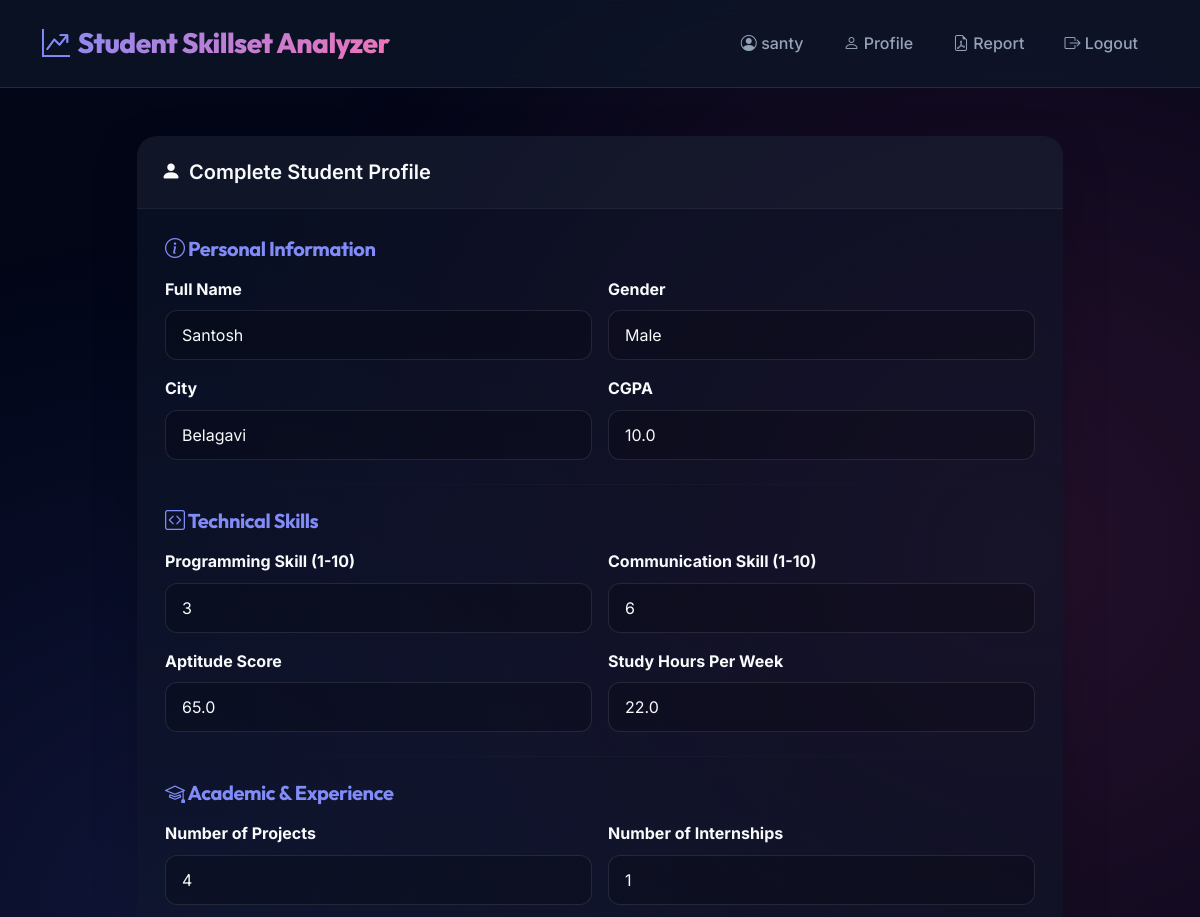
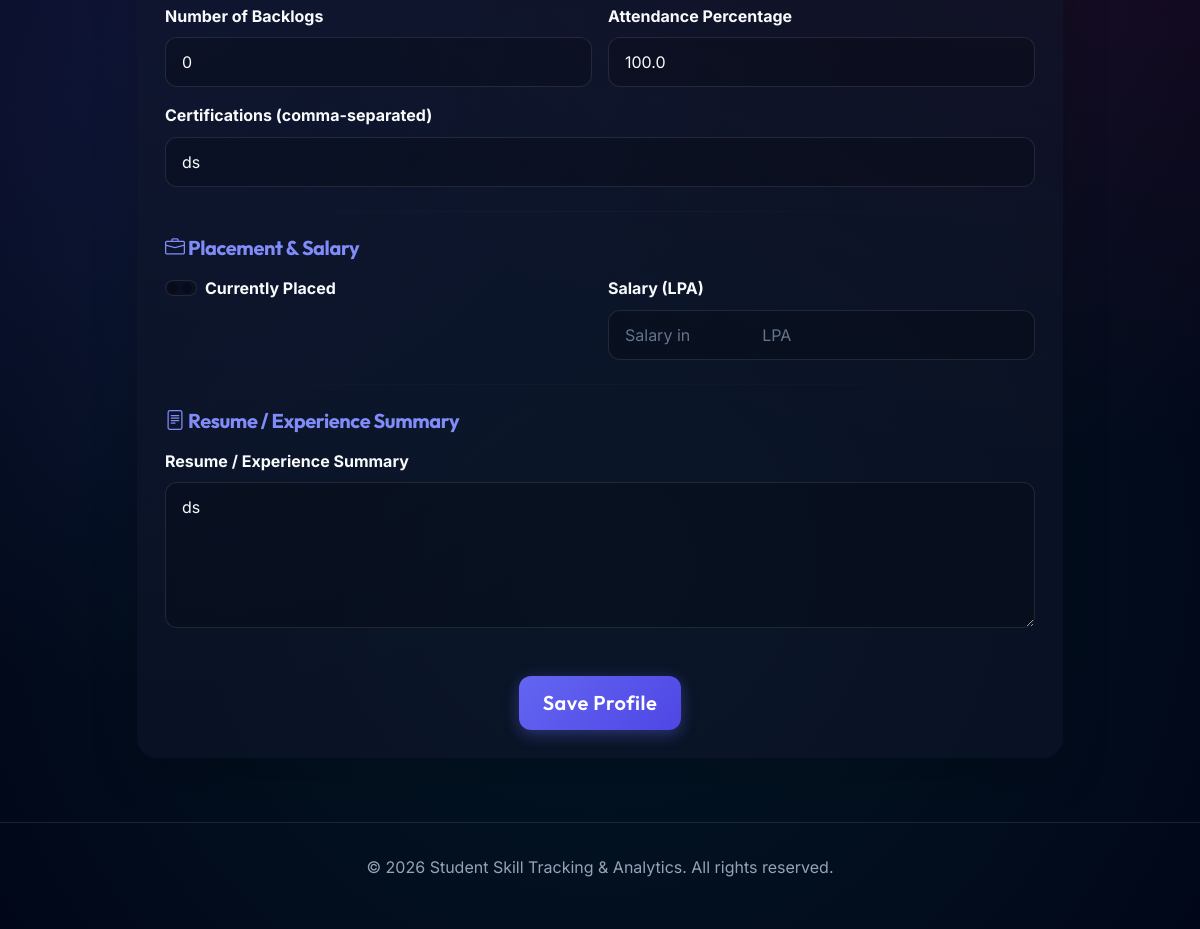
The page /profile (signed in) on the database its author committed (2 pictures, top to bottom).
### models.py (models this page shows, shortened)
class User(UserMixin, db.Model):
    id = db.Column(db.Integer, primary_key=True)
    email = db.Column(db.String(120), unique=True, nullable=False)
    password_hash = db.Column(db.String(128), nullable=False)
    role = db.Column(db.String(20), nullable=False, default="student")
    created_at = db.Column(db.DateTime, default=datetime.utcnow)
    profile = db.relationship("StudentProfile", backref="user", uselist=False)

class StudentProfile(db.Model):
    id = db.Column(db.Integer, primary_key=True)
    user_id = db.Column(db.Integer, db.ForeignKey("user.id"), nullable=False)
    full_name = db.Column(db.String(120), nullable=True)
    gender = db.Column(db.String(20), nullable=True)
    city = db.Column(db.String(100), nullable=True)
    cgpa = db.Column(db.Float, nullable=True)
    programming_skill = db.Column(db.Integer, nullable=True)
    communication_skill = db.Column(db.Integer, nullable=True)
    aptitude_score = db.Column(db.Float, nullable=True)
    internships = db.Column(db.Integer, nullable=True)
    projects = db.Column(db.Integer, nullable=True)
    backlogs = db.Column(db.Integer, nullable=True)
    attendance_percent = db.Column(db.Float, nullable=True)
    certifications = db.Column(db.String(500), nullable=True)
    study_hours_per_week = db.Column(db.Float, nullable=True)
    placed = db.Column(db.Boolean, default=False)
    salary_lpa = db.Column(db.Float, nullable=True)
    resume_text = db.Column(db.Text, nullable=True)
    skill_score = db.Column(db.Float, nullable=True)
    placement_status = db.Column(db.Boolean, nullable=True)
    recommendations = db.Column(db.Text, nullable=True)
    score_history = db.Column(db.Text, nullable=True)
    updated_at = db.Column(db.DateTime, default=datetime.utcnow, onupdate=datetime.utcnow)

### app.py (the view, shortened to what this page needs)
    @app.route("/profile", methods=["GET", "POST"])
    @login_required
    def profile():
        if current_user.role == "admin":
            return redirect(url_for("admin_dashboard"))
        profile = current_user.profile
        if profile is None:
            profile = StudentProfile(user_id=current_user.id)
            db.session.add(profile)
            db.session.commit()
        form = ProfileForm(obj=profile)
        return render_template("profile.html", form=form, profile=profile)

### templates/profile.html (shortened to what this page needs)
{% extends 'base.html' %} {% block content %}
<div class="row g-4 animate-fade-in delay-1">
  <div class="col-lg-10 mx-auto">
    <div class="card shadow-lg border-0">
      <div class="card-header">
        <i class="bi bi-person-fill"></i> Complete Student Profile
      </div>
      <div class="card-body">
        <form method="post" novalidate>
          <div class="mb-4">
            <h5 class="mb-3">
              <i class="bi bi-info-circle"></i> Personal Information
            </h5>
            <div class="row g-3">
              <div class="col-md-6">
                {{ form.full_name.label(class_='form-label fw-bold') }} {{
                form.full_name(class_='form-control') }}
              </div>
              <div class="col-md-6">
                {{ form.gender.label(class_='form-label fw-bold') }}
                {{ form.gender(class_='form-select') }}
              </div>
              <div class="col-md-6">
                {{ form.city.label(class_='form-label fw-bold') }} {{
                form.city(class_='form-control', placeholder='Your city') }}
              </div>
              <div class="col-md-6">
                {{ form.cgpa.label(class_='form-label fw-bold') }} {{
                form.cgpa(class_='form-control', placeholder='0.0 - 10.0') }}
              </div>
            </div>
          </div>
          <hr class="my-4" />
          <div class="mb-4">
            <h5 class="mb-3">
              <i class="bi bi-code-square"></i> Technical Skills
            </h5>
            <div class="row g-3">
              <div class="col-md-6">
                {{ form.programming_skill.label(class_='form-label fw-bold') }}
                {{ form.programming_skill(class_='form-control', min=1, max=10)
                }}
              </div>
              <div class="col-md-6">
                {{ form.communication_skill.label(class_='form-label fw-bold')
                }} {{ form.communication_skill(class_='form-control', min=1,
                max=10) }}
              </div>
              <div class="col-md-6">
                {{ form.aptitude_score.label(class_='form-label fw-bold') }} {{
                form.aptitude_score(class_='form-control', placeholder='0 -
                100') }}
              </div>
              <div class="col-md-6">
                <label class="form-label fw-bold" for="study_hours_per_week"
                  >Study Hours Per Week</label
                >
                {{ form.study_hours_per_week(class_='form-control',
                placeholder='Hours per week') }}
              </div>
            </div>
          </div>
          <hr class="my-4" />
          <div class="mb-4">
            <h5 class="mb-3">
              <i class="bi bi-mortarboard"></i> Academic & Experience
            </h5>
            <div class="row g-3">
              <div class="col-md-6">
                {{ form.projects.label(class_='form-label fw-bold') }} {{
                form.projects(class_='form-control', placeholder='Number of
                projects') }}
              </div>
              <div class="col-md-6">
                {{ form.internships.label(class_='form-label fw-bold') }} {{
                form.internships(class_='form-control', placeholder='Number of
                internships') }}
              </div>
              <div class="col-md-6">
                {{ form.backlogs.label(class_='form-label fw-bold') }} {{
                form.backlogs(class_='form-control', placeholder='Number of
                backlogs') }}
              </div>
              <div class="col-md-6">
                {{ form.attendance_percent.label(class_='form-label fw-bold') }}
                {{ form.attendance_percent(class_='form-control', placeholder='0
                - 100 %') }}
              </div>
              <div class="col-md-12">
                {{ form.certifications.label(class_='form-label fw-bold') }} {{
                form.certifications(class_='form-control',
                placeholder='Comma-separated certifications (e.g., AWS, Google
                Cloud, Azure)') }}
              </div>
            </div>
          </div>
          <hr class="my-4" />
          <div class="mb-4">
            <h5 class="mb-3">
              <i class="bi bi-briefcase"></i> Placement & Salary
            </h5>
            <div class="row g-3">
              <div class="col-md-6">
                <div class="form-check form-switch">
                  {{ form.placed(class_='form-check-input') }} {{
                  form.placed.label(class_='form-check-label fw-bold') }}
                </div>
              </div>
              <div class="col-md-6">
                {{ form.salary_lpa.label(class_='form-label fw-bold') }} {{
                form.salary_lpa(class_='form-control', placeholder='Salary in
                LPA') }}
              </div>
            </div>
          </div>
          <hr class="my-4" />
          <div class="mb-4">
            <h5 class="mb-3">
              <i class="bi bi-file-text"></i> Resume / Experience Summary
            </h5>
            {{ form.resume_text.label(class_='form-label fw-bold') }} {{
            form.resume_text(class_='form-control', rows=5, placeholder='Add
            your resume or experience summary...') }}
          </div>
          <div class="d-grid gap-2 d-md-flex justify-content-md-center mt-5">
            {{ form.submit(class_='btn btn-primary btn-lg') }}
          </div>
        </form>
      </div>
    </div>
  </div>
</div>
{% endblock %}

### templates/base.html (shortened to what this page needs)
<!doctype html>
<html lang="en">
  <head>
    <link href="https://cdn.jsdelivr.net/npm/bootstrap@5.3.2/dist/css/bootstrap.min.css" rel="stylesheet">
    <link rel="stylesheet" href="https://cdn.jsdelivr.net/npm/bootstrap-icons@1.11.0/font/bootstrap-icons.css">
    <link href="/static/css/styles.css" rel="stylesheet">
  </head>
  <body>
    <nav class="navbar navbar-expand-lg navbar-dark sticky-top">
      <div class="container-fluid container">
        <a class="navbar-brand" href="{{ url_for('dashboard') }}">
          <i class="bi bi-graph-up-arrow"></i> Student Skillset Analyzer
        </a>
        <div class="collapse navbar-collapse" id="navbarNav">
          <ul class="navbar-nav ms-auto">
            {% if current_user.is_authenticated %}
              <li class="nav-item">
                <span class="nav-link">
                  <i class="bi bi-person-circle"></i> {{ current_user.email.split('@')[0] }}
                </span>
              </li>
              {% if current_user.role == 'student' %}
                <li class="nav-item"><a class="nav-link" href="{{ url_for('profile') }}"><i class="bi bi-person"></i> Profile</a></li>
                <li class="nav-item"><a class="nav-link" href="{{ url_for('report') }}"><i class="bi bi-file-earmark-pdf"></i> Report</a></li>
              {% else %}
                <li class="nav-item"><a class="nav-link" href="{{ url_for('admin_dashboard') }}"><i class="bi bi-speedometer2"></i> Admin</a></li>
              {% endif %}
              <li class="nav-item"><a class="nav-link" href="{{ url_for('logout') }}"><i class="bi bi-box-arrow-right"></i> Logout</a></li>
            {% else %}
              <li class="nav-item"><a class="nav-link" href="{{ url_for('login') }}"><i class="bi bi-box-arrow-in-right"></i> Login</a></li>
              <li class="nav-item"><a class="nav-link" href="{{ url_for('register') }}"><i class="bi bi-person-plus"></i> Register</a></li>
            {% endif %}
          </ul>
        </div>
      </div>
    </nav>
    <div class="container my-5">
      {% block content %}{% endblock %}
    </div>
    <footer>
      <p>&copy; 2026 Student Skill Tracking & Analytics. All rights reserved.</p>
    </footer>
  </body>
</html>

### static/css/styles.css (style rules this page uses)
:root { --primary: #6366f1; --primary-light: #818cf8; --primary-dark: #4f46e5; --secondary: #ec4899; --secondary-light: #f472b6; --accent: #14b8a6; --bg-dark: #0f172a; --bg-darker: #020617; --text-main: #f8fafc; --text-muted: #94a3b8; --success: #10b981; --warning: #f59e0b; --danger: #ef4444; --info: #3b82f6; --glass-bg: rgba(15, 23, 42, 0.6); --glass-border: rgba(255, 255, 255, 0.1); --glass-shadow: 0 8px 32px 0 rgba(0, 0, 0, 0.3); --transition-fast: 0.2s ease; --transition-smooth: 0.4s cubic-bezier(0.16, 1, 0.3, 1); }
* { margin: 0; padding: 0; box-sizing: border-box; }
body { font-family: 'Inter', sans-serif; background-color: var(--bg-darker); color: var(--text-main); min-height: 100vh; line-height: 1.6; position: relative; overflow-x: hidden; }
body::before { content: ""; position: fixed; top: 0; left: 0; width: 100%; height: 100%; background: radial-gradient(circle at 15% 50%, rgba(99, 102, 241, 0.15) 0%, transparent 50%), radial-gradient(circle at 85% 30%, rgba(236, 72, 153, 0.15) 0%, transparent 50%), radial-gradient(circle at 50% 80%, rgba(20, 184, 166, 0.1) 0%, transparent 50%); z-index: -1; pointer-events: none; }
h1, h2, h3, h4, h5, h6, .navbar-brand { font-family: 'Outfit', sans-serif; font-weight: 700; letter-spacing: -0.02em; }
.navbar { background: rgba(15, 23, 42, 0.7) !important; backdrop-filter: blur(12px); -webkit-backdrop-filter: blur(12px); border-bottom: 1px solid var(--glass-border); padding: 1rem 0; transition: var(--transition-smooth); }
.navbar-brand { font-size: 1.75rem; font-weight: 800; background: linear-gradient(135deg, var(--primary-light), var(--secondary-light)); -webkit-background-clip: text; -webkit-text-fill-color: transparent; display: flex; align-items: center; gap: 0.5rem; }
.navbar-brand i { color: var(--primary-light); -webkit-text-fill-color: var(--primary-light); }
.nav-link { color: var(--text-muted) !important; font-weight: 500; position: relative; transition: var(--transition-fast); padding: 0.5rem 1rem !important; margin: 0 0.25rem; border-radius: 0.5rem; }
.nav-link::after { content: ''; position: absolute; bottom: 0; left: 50%; width: 0; height: 2px; background: var(--primary-light); transition: var(--transition-smooth); transform: translateX(-50%); border-radius: 2px; }
.card { background: var(--glass-bg); backdrop-filter: blur(16px); -webkit-backdrop-filter: blur(16px); border: 1px solid var(--glass-border); border-radius: 1.25rem; box-shadow: var(--glass-shadow); color: var(--text-main); transition: var(--transition-smooth); overflow: hidden; }
.card-header { background: rgba(255, 255, 255, 0.03); border-bottom: 1px solid var(--glass-border); padding: 1.25rem 1.5rem; font-weight: 600; font-size: 1.1rem; display: flex; align-items: center; gap: 0.5rem; }
.card-body { padding: 1.75rem; }
.form-control, .form-select { background: rgba(0, 0, 0, 0.2); border: 1px solid rgba(255, 255, 255, 0.1); color: var(--text-main); border-radius: 0.75rem; padding: 0.75rem 1rem; transition: var(--transition-fast); }
.form-control::placeholder { color: #64748b; }
.form-label { color: var(--text-muted); font-weight: 500; margin-bottom: 0.5rem; }
.btn { padding: 0.75rem 1.5rem; border-radius: 0.75rem; font-weight: 600; font-family: 'Outfit', sans-serif; letter-spacing: 0.5px; transition: var(--transition-smooth); display: inline-flex; align-items: center; gap: 0.5rem; border: none; }
.btn-primary { background: linear-gradient(135deg, var(--primary), var(--primary-dark)); color: white; box-shadow: 0 4px 15px rgba(99, 102, 241, 0.4); }
.animate-fade-in { animation: fadeIn 0.6s ease-out forwards; opacity: 0; }
.delay-1 { animation-delay: 0.1s; }
footer { text-align: center; padding: 2rem 0; margin-top: 4rem; border-top: 1px solid var(--glass-border); color: var(--text-muted); }

### templates/profile.html (style rules this page uses)
.form-label { color: var(--text-main); margin-bottom: 0.5rem; font-weight: 600; }
.form-control, .form-select, .form-check-input { background: rgba(0, 0, 0, 0.2); border-color: rgba(255, 255, 255, 0.1); color: var(--text-main); }
hr { background: linear-gradient( 90deg, transparent 0%, rgba(255, 255, 255, 0.1) 50%, transparent 100% ); border: none; height: 1px; margin: 2.5rem 0; }
h5 { color: var(--primary-light); font-family: 'Outfit', sans-serif; font-weight: 700; }
.card-header { background: rgba(255, 255, 255, 0.03); border-bottom: 1px solid rgba(255, 255, 255, 0.05); font-size: 1.25rem; }

### rows shown on the page
User: email "santy"
StudentProfile: full_name "Santosh", gender "Male", city "Belagavi", cgpa "10.0", programming_skill "3", communication_skill "6", aptitude_score "65.0", study_hours_per_week "22.0", projects "4", internships "1", backlogs "0", attendance_percent "100.0", certifications "ds", resume_text "ds"
